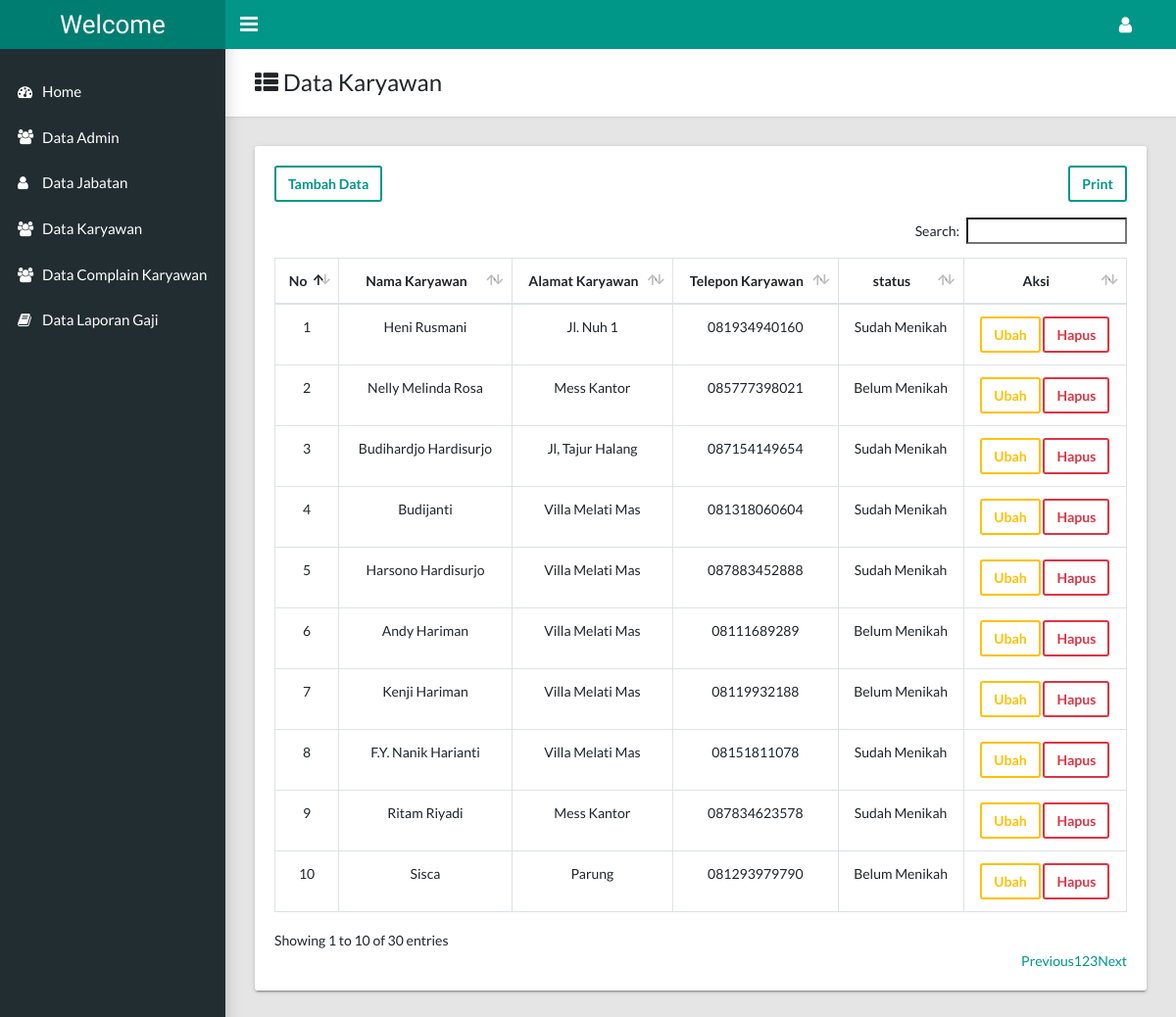
Page /index.php?data_pegawai (signed in) on the committed database.
### tables this page shows
CREATE TABLE `pegawai` (
  `id_pegawai` int(11) NOT NULL,
  `nama_pegawai` varchar(255) NOT NULL,
  `alamat_pegawai` text NOT NULL,
  `telepon_pegawai` varchar(128) NOT NULL,
  `status_pegawai` varchar(128) NOT NULL,
  `username` varchar(255) NOT NULL,
  `password` varchar(255) NOT NULL
);

### pages/data_pegawai/index.php (the view, shortened to what this page needs)
<main class="app-content">
    <div class="app-title">
        <div>
            <h1><i class="fa fa-th-list"></i> Data Karyawan</h1>
        </div>
    </div>
    <div class="row">
        <div class="col-md-12">
            <div class="tile">
                <button type="button" class="btn btn-outline-primary float-left" data-toggle="modal" data-target="#exampleModal">
                    Tambah Data
                </button>
                <a target="_blank" href="index.php?print" class="btn btn-outline-primary float-right mb-3"> Print </a>
                <div class="tile-body">
                    <div class="table-responsive">
                        <table class="table table-hover table-bordered text-center" id="sampleTable">
                            <thead>
                                <tr>
                                    <th>No</th>
                                    <th>Nama Karyawan</th>
                                    <th>Alamat Karyawan</th>
                                    <th>Telepon Karyawan</th>
                                    <th>status</th>
                                    <th>Aksi</th>
                                </tr>
                            </thead>
                            <tbody>
                                <?php $no = 1; ?>
                                <?php $query = mysqli_query($koneksi, "SELECT * FROM pegawai"); ?>
                                <?php while ($row = mysqli_fetch_assoc($query)) { ?>
                                    <tr>
                                        <td><?= $no++; ?></td>
                                        <td><?= $row['nama_pegawai'] ?></td>
                                        <td><?= $row['alamat_pegawai'] ?></td>
                                        <td><?= $row['telepon_pegawai'] ?></td>
                                        <td><?= $row['status_pegawai'] ?></td>
                                        <td>
                                            <a href="index.php?ubah_pegawai&id=<?= $row['id_pegawai'] ?>" class="btn btn-outline-warning">Ubah</a>
                                            <a href="index.php?hapus_pegawai&id=<?= $row['id_pegawai'] ?>" class="btn btn-outline-danger">Hapus</a>
                                        </td>
                                    </tr>
                                <?php } ?>
                            </tbody>
                        </table>
                    </div>
                </div>
            </div>
        </div>
    </div>
</main>

### rows in the picture
pegawai: nama_pegawai "Heni Rusmani", alamat_pegawai "Jl. Nuh 1", telepon_pegawai "081934940160", status_pegawai "Sudah Menikah"
pegawai: nama_pegawai "Nelly Melinda Rosa", alamat_pegawai "Mess Kantor", telepon_pegawai "085777398021", status_pegawai "Belum Menikah"
pegawai: nama_pegawai "Budihardjo Hardisurjo", alamat_pegawai "Jl, Tajur Halang", telepon_pegawai "087154149654", status_pegawai "Sudah Menikah"
pegawai: nama_pegawai "Budijanti", alamat_pegawai "Villa Melati Mas", telepon_pegawai "081318060604", status_pegawai "Sudah Menikah"
pegawai: nama_pegawai "Harsono Hardisurjo", alamat_pegawai "Villa Melati Mas", telepon_pegawai "087883452888", status_pegawai "Sudah Menikah"
pegawai: nama_pegawai "Andy Hariman", alamat_pegawai "Villa Melati Mas", telepon_pegawai "08111689289", status_pegawai "Belum Menikah"
pegawai: nama_pegawai "Kenji Hariman", alamat_pegawai "Villa Melati Mas", telepon_pegawai "08119932188", status_pegawai "Belum Menikah"
pegawai: nama_pegawai "F.Y. Nanik Harianti", alamat_pegawai "Villa Melati Mas", telepon_pegawai "08151811078", status_pegawai "Sudah Menikah"
pegawai: nama_pegawai "Ritam Riyadi", alamat_pegawai "Mess Kantor", telepon_pegawai "087834623578", status_pegawai "Sudah Menikah"
pegawai: nama_pegawai "Sisca", alamat_pegawai "Parung", telepon_pegawai "081293979790", status_pegawai "Belum Menikah"
